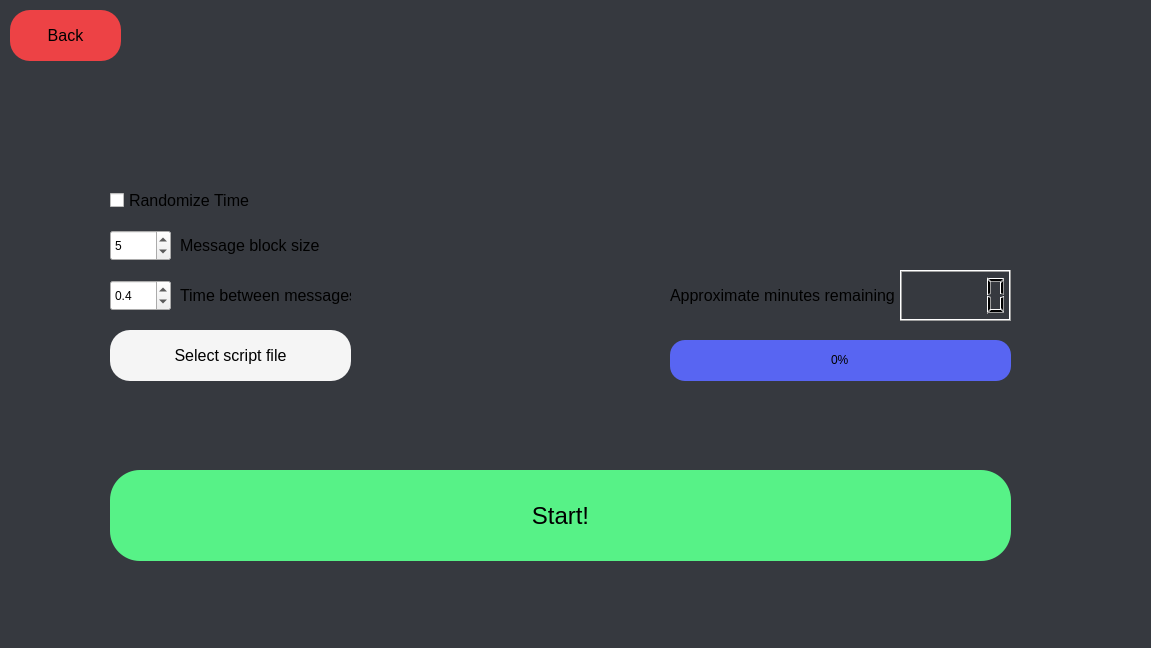
<?xml version="1.0" encoding="UTF-8"?>
<ui version="4.0">
 <class>scriptBased</class>
 <widget class="QDialog" name="scriptBased">
  <property name="geometry">
   <rect>
    <x>0</x>
    <y>0</y>
    <width>1151</width>
    <height>648</height>
   </rect>
  </property>
  <property name="font">
   <font>
    <family>Segoe UI</family>
   </font>
  </property>
  <property name="windowTitle">
   <string>Script based</string>
  </property>
  <widget class="QWidget" name="background" native="true">
   <property name="geometry">
    <rect>
     <x>0</x>
     <y>0</y>
     <width>1151</width>
     <height>651</height>
    </rect>
   </property>
   <property name="styleSheet">
    <string notr="true">QWidget#background{background-color: rgb(54, 57, 63);}</string>
   </property>
   <widget class="QLabel" name="scriptbasedLabel">
    <property name="geometry">
     <rect>
      <x>0</x>
      <y>-110</y>
      <width>1151</width>
      <height>111</height>
     </rect>
    </property>
    <property name="font">
     <font>
      <family>Segoe UI Light</family>
      <pointsize>40</pointsize>
      <weight>50</weight>
      <bold>false</bold>
      <kerning>true</kerning>
     </font>
    </property>
    <property name="text">
     <string>Script-based Spammer</string>
    </property>
    <property name="alignment">
     <set>Qt::AlignCenter</set>
    </property>
   </widget>
   <widget class="QCheckBox" name="randomizeTime">
    <property name="geometry">
     <rect>
      <x>110</x>
      <y>190</y>
      <width>141</width>
      <height>21</height>
     </rect>
    </property>
    <property name="font">
     <font>
      <family>Segoe UI</family>
      <pointsize>12</pointsize>
     </font>
    </property>
    <property name="text">
     <string>Randomize Time</string>
    </property>
   </widget>
   <widget class="QSpinBox" name="messageBlockSize">
    <property name="geometry">
     <rect>
      <x>110</x>
      <y>230</y>
      <width>61</width>
      <height>31</height>
     </rect>
    </property>
    <property name="styleSheet">
     <string notr="true"/>
    </property>
    <property name="minimum">
     <number>3</number>
    </property>
    <property name="maximum">
     <number>15</number>
    </property>
    <property name="value">
     <number>5</number>
    </property>
   </widget>
   <widget class="QLabel" name="timeBetweenMessagesLabel">
    <property name="geometry">
     <rect>
      <x>180</x>
      <y>280</y>
      <width>171</width>
      <height>31</height>
     </rect>
    </property>
    <property name="font">
     <font>
      <family>Segoe UI</family>
      <pointsize>12</pointsize>
     </font>
    </property>
    <property name="text">
     <string>Time between messages</string>
    </property>
   </widget>
   <widget class="QDoubleSpinBox" name="timeBetweenMessages">
    <property name="geometry">
     <rect>
      <x>110</x>
      <y>280</y>
      <width>61</width>
      <height>31</height>
     </rect>
    </property>
    <property name="styleSheet">
     <string notr="true"/>
    </property>
    <property name="decimals">
     <number>1</number>
    </property>
    <property name="minimum">
     <double>0.100000000000000</double>
    </property>
    <property name="singleStep">
     <double>0.100000000000000</double>
    </property>
    <property name="value">
     <double>0.400000000000000</double>
    </property>
   </widget>
   <widget class="QLabel" name="label_2">
    <property name="geometry">
     <rect>
      <x>180</x>
      <y>230</y>
      <width>171</width>
      <height>31</height>
     </rect>
    </property>
    <property name="font">
     <font>
      <family>Segoe UI</family>
      <pointsize>12</pointsize>
     </font>
    </property>
    <property name="text">
     <string>Message block size</string>
    </property>
   </widget>
   <widget class="QPushButton" name="scriptFile">
    <property name="geometry">
     <rect>
      <x>110</x>
      <y>330</y>
      <width>241</width>
      <height>51</height>
     </rect>
    </property>
    <property name="font">
     <font>
      <family>Segoe UI</family>
      <pointsize>12</pointsize>
     </font>
    </property>
    <property name="styleSheet">
     <string notr="true">border-radius:20px;
background-color: rgb(245, 245, 245);</string>
    </property>
    <property name="text">
     <string>Select script file</string>
    </property>
   </widget>
   <widget class="QPushButton" name="startButton">
    <property name="geometry">
     <rect>
      <x>110</x>
      <y>470</y>
      <width>901</width>
      <height>91</height>
     </rect>
    </property>
    <property name="font">
     <font>
      <family>Segoe UI</family>
      <pointsize>18</pointsize>
     </font>
    </property>
    <property name="styleSheet">
     <string notr="true">border-radius:30px;
background-color: rgb(87, 242, 135);</string>
    </property>
    <property name="text">
     <string>Start!</string>
    </property>
   </widget>
   <widget class="QLCDNumber" name="minutesRemainingDisplay">
    <property name="geometry">
     <rect>
      <x>900</x>
      <y>270</y>
      <width>111</width>
      <height>51</height>
     </rect>
    </property>
   </widget>
   <widget class="QLabel" name="minutesRemainingLabel">
    <property name="geometry">
     <rect>
      <x>670</x>
      <y>270</y>
      <width>231</width>
      <height>51</height>
     </rect>
    </property>
    <property name="font">
     <font>
      <family>Segoe UI</family>
      <pointsize>12</pointsize>
     </font>
    </property>
    <property name="text">
     <string>Approximate minutes remaining</string>
    </property>
   </widget>
   <widget class="QProgressBar" name="progressBar">
    <property name="geometry">
     <rect>
      <x>670</x>
      <y>340</y>
      <width>341</width>
      <height>41</height>
     </rect>
    </property>
    <property name="styleSheet">
     <string notr="true">QProgressBar {
	color: #FFF;
	background-color: rgb(88, 101, 242);
	border-style: none;
	border-radius: 15px;
	text-align: center;
	color: rgb(0, 0, 0);
}
QProgressBar::chunk{
	margin: 5px;
	background-color: rgb(87, 242, 135);
	border-style: none;
	border-radius: 15px
}</string>
    </property>
    <property name="value">
     <number>0</number>
    </property>
    <property name="textVisible">
     <bool>true</bool>
    </property>
   </widget>
   <widget class="QPushButton" name="backButton">
    <property name="geometry">
     <rect>
      <x>10</x>
      <y>10</y>
      <width>111</width>
      <height>51</height>
     </rect>
    </property>
    <property name="font">
     <font>
      <family>Segoe UI</family>
      <pointsize>12</pointsize>
     </font>
    </property>
    <property name="styleSheet">
     <string notr="true">border-radius:20px;
background-color: rgb(237, 66, 69);</string>
    </property>
    <property name="text">
     <string>Back</string>
    </property>
   </widget>
  </widget>
 </widget>
 <resources/>
 <connections/>
</ui>
